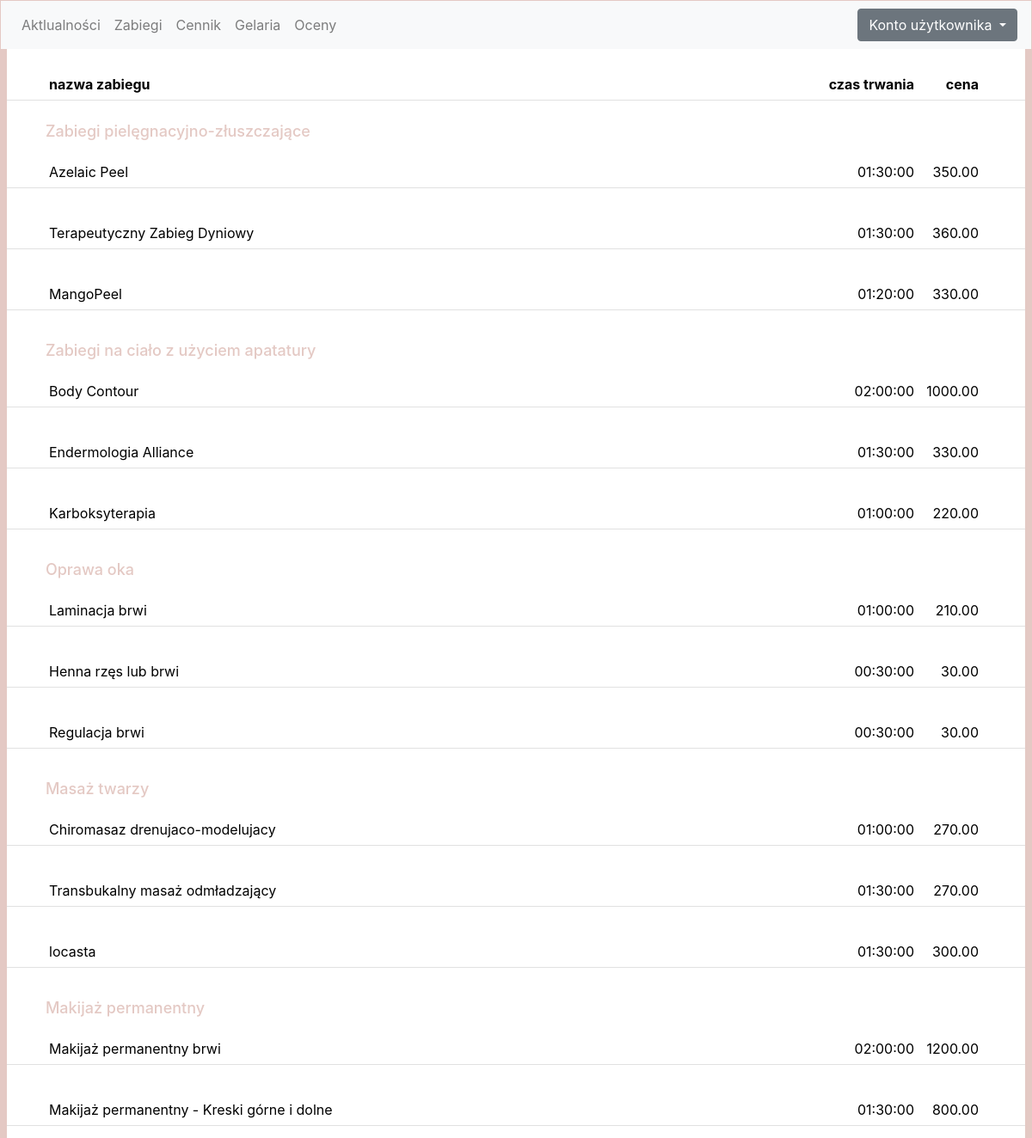
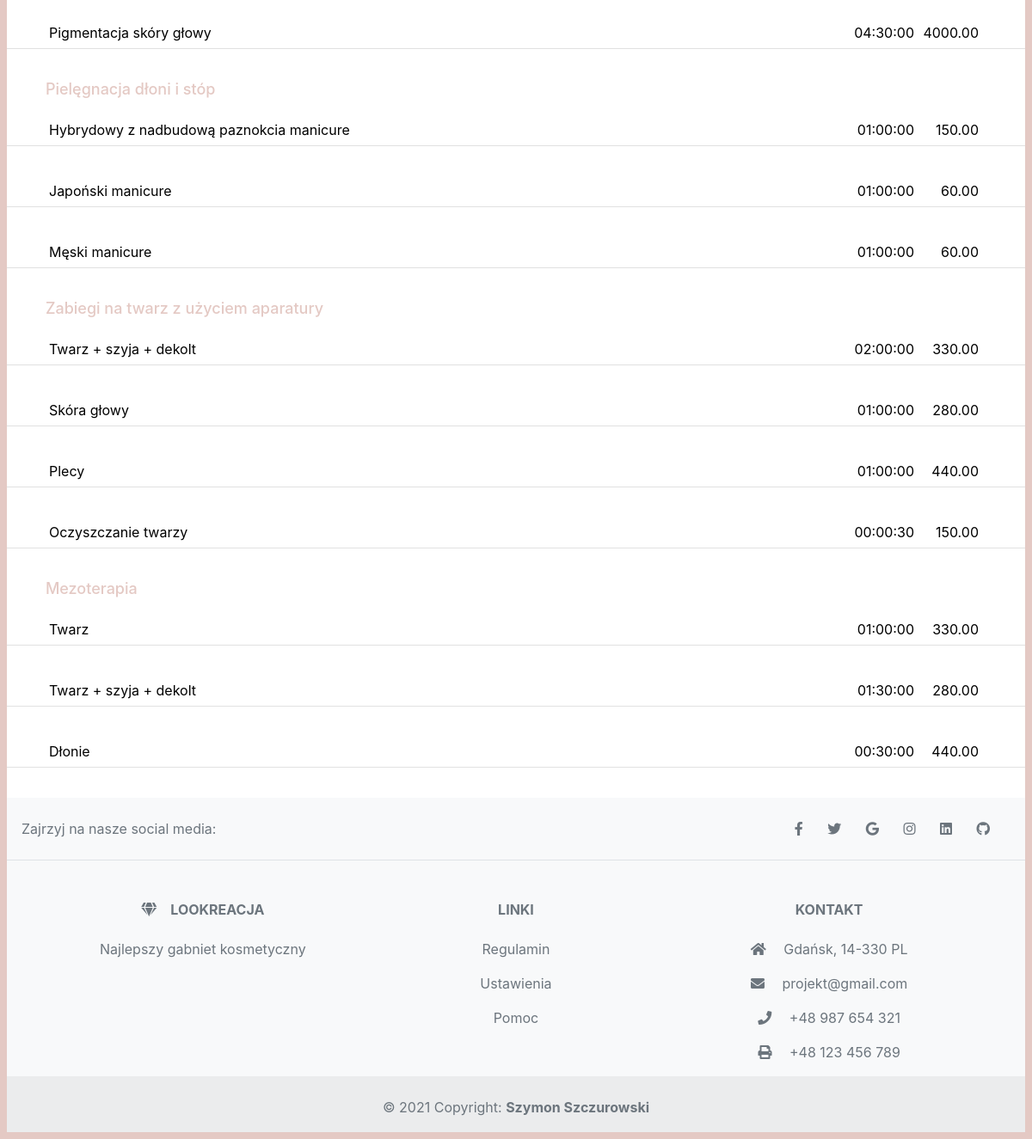
The page /SalonBeauty/cennik.php on the database its author committed (2 pictures, top to bottom).
### tables this page shows
CREATE TABLE `rodzaj` (
  `id` int(11) NOT NULL,
  `nazwa` varchar(50) NOT NULL
);

CREATE TABLE `zabieg` (
  `id` int(11) NOT NULL,
  `nazwa` varchar(50) NOT NULL,
  `cena` decimal(12,2) NOT NULL,
  `czas` time NOT NULL,
  `Rodzaj_id` int(11) NOT NULL
);

### SalonBeauty/databse.php (called while the page is built, shortened)
<?php
class Database{
    protected $server;
    protected $user;
    protected $password;
    protected $db;
    public function __construct(){
        $this->server = "localhost";
        $this->user = "szymon";
        $this->password = "haslo";
        $this->db = "loki2";
    }
    public function get($sql){
        $conn = new mysqli($this->server, $this->user, $this->password , $this->db);
        $result = $conn->query($sql);
        return $result;
    }
}
?>

### SalonBeauty/cennik.php (the view, shortened to what this page needs)
<!DOCTYPE html>
<html lang="pl-PL">
<head>
    <link rel="stylesheet" href="https://cdn.jsdelivr.net/npm/bootstrap@5.0.0-alpha1/dist/css/bootstrap.min.css">
    <link rel="stylesheet" href="https://cdn.jsdelivr.net/npm/bootstrap@4.0.0/dist/css/bootstrap.min.css">
    <link rel="stylesheet" href="style/styles.css">
    <link rel="stylesheet" href="https://use.fontawesome.com/releases/v5.8.1/css/all.css">
    <link rel="stylesheet" href="/style/styl2.css" type="text/css" media="screen">
</head>
<body class="border border border-10 border-secondary rounded  ">
<?php
include ("nav.php");
?>
<br>
<section>
    <div>
        <table class='list-of-tasks''>
        <tbody><tr>
            <td class='task-name'><strong>nazwa zabiegu</strong></td>
            <td class='duration'><strong>czas trwania</strong></td>
            <td class='price'><strong>cena</strong></td>
            <td class='price-sale'></td>
        </tr></tbody>
        </table>
    </div>
</section>;
<?php
function display($row){
    echo "<section class='type-of-treatment'> <span class='slidetoggle-trigger''></span>
                                      <div class='table-and-explication'>
                                         <table class='list-of-tasks''>
                                             <tbody>
                                             <tr>
                                                 <td class='task-name'>".$row["nazwa"]."</td>
                                                 <td class='duration'>".$row["czas"]."</td>
                                                 <td class='price'>".$row["cena"]."</td>
                                                 <td class='price-sale'>"."</td>
                                             </tr></tbody>
                                         </table>
                                     </div>
                                 </section>";
}
function result($result){
    if ($result->num_rows > 0) {
        while($row = $result->fetch_assoc()) {
            echo display($row);
        }
    }
}
include ("databse.php");
$db= new Database();
$sql = "Select id, nazwa FROM rodzaj";
$result = $db ->get($sql);
while($row = $result->fetch_assoc()) {
    $sql = "SELECT nazwa, cena, czas FROM zabieg WHERE Rodzaj_id = ".$row['id'].";";
echo "<h3 style='text-indent: 5%;' class='name-of-treatment' ><a style=' text-decoration: none; color:#e4c9c4; ' href='#'>$row[nazwa]</a></h3>";
    $result1 = $db->get($sql);
    result($result1);
}
?>
</body>
<?php
include("footer.php");
?>
</html>

### SalonBeauty/nav.php (shortened to what this page needs)
<div id="left"></div>
<div id="right"></div>
<div id="bottom"></div>
<nav class="navbar navbar-expand-lg navbar-light bg-light ">
    <div class="collapse navbar-collapse " id="navbarNavDropdown">
        <ul class="navbar-nav">
            <li class="nav-item">
                <a class="nav-link" href="index.php">Aktlualności</a>
            </li>
            <li class="nav-item">
                <a class="nav-link" href="zabiegi.php">Zabiegi</a>
            </li>
            <li class="nav-item">
                <a class="nav-link" href="cennik.php">Cennik</a>
            </li>
            <li class="nav-item">
                <a class="nav-link" href="galeria.php">Gelaria</a>
            </li>
            <li class="nav-item">
                <a class="nav-link" href="./oceny.php">Oceny</a>
            </li>
        </ul>
    </div>
    <div class="btn-group">
        <button type="button" class="btn btn-secondary dropdown-toggle" data-toggle="dropdown" aria-haspopup="true" aria-expanded="false">
            Konto użytkownika
        </button>
    </div>
</nav>

### SalonBeauty/footer.php
<footer class="text-center text-lg-start bg-light text-muted">
    <section class="d-flex justify-content-center justify-content-lg-between p-4 border-bottom">
        <div class="me-5 d-none d-lg-block">
            <span>Zajrzyj na nasze social media:</span>
        </div>
        <div>
            <a href="" class="me-4 text-reset">
                <em class="fab fa-facebook-f"></em>
            </a>
            <a href="" class="me-4 text-reset">
                <em class="fab fa-twitter"></em>
            </a>
            <a href="" class="me-4 text-reset">
                <em class="fab fa-google"></em>
            </a>
            <a href="" class="me-4 text-reset">
                <em class="fab fa-instagram"></em>
            </a>
            <a href="" class="me-4 text-reset">
                <em class="fab fa-linkedin"></em>
            </a>
            <a href="" class="me-4 text-reset">
                <em class="fab fa-github"></em>
            </a>
        </div>
    </section>
    <section>
        <div class="container text-center text-md-start mt-5">
            <div class="row mt-3">
                <div class="col-md-3 col-lg-4 col-xl-3 mx-auto mb-4">
                    <h6 class="text-uppercase fw-bold mb-4">
                        <em class="fas fa-gem me-3"></em>LooKreacja
                    </h6>
                    <p>
                        Najlepszy gabniet kosmetyczny
                    </p>
                </div>
                <div class="col-md-3 col-lg-2 col-xl-2 mx-auto mb-4">
                    <h6 class="text-uppercase fw-bold mb-4">
                        Linki
                    </h6>
                    <p>
                        <a href="#!" class="text-reset">Regulamin</a>
                    </p>
                    <p>
                        <a href="#!" class="text-reset">Ustawienia</a>
                    </p>
                    <p>
                        <a href="#!" class="text-reset">Pomoc</a>
                    </p>
                </div>
                <div class="col-md-4 col-lg-3 col-xl-3 mx-auto mb-md-0 mb-4">
                    <h6 class="text-uppercase fw-bold mb-4">
                        Kontakt
                    </h6>
                    <p><em class="fas fa-home me-3"></em> Gdańsk, 14-330 PL</p>
                    <p>
                        <em class="fas fa-envelope me-3"></em>
                        projekt@gmail.com
                    </p>
                    <p><em class="fas fa-phone me-3"></em> +48 987 654 321</p>
                    <p><em class="fas fa-print me-3"></em> +48 123 456 789</p>
                </div>
            </div>
        </div>
    </section>
    <div class="text-center p-4" style="background-color: rgba(0, 0, 0, 0.05);">
        © 2021 Copyright:
        <a class="text-reset fw-bold" href="#">Szymon Szczurowski</a>
    </div>
</footer>

### SalonBeauty/style/styles.css (style rules this page uses)
body { color: #000000; }
#top, #bottom, #left, #right { background: #e4c9c4; position: fixed; }
#left, #right { top: 0; bottom: 0; width: 8px; }
#left { left: 0; }
#right { right: 0; }
#top, #bottom { left: 0; right: 0; height: 8px; }
#bottom { bottom: 0; }

### SalonBeauty/style/styl2.css (style rules this page uses)
.type-of-treatment .table-and-explication { padding: 0 0 35px 0; }
.list-of-tasks { width: 100%; }
.list-of-tasks tr { display: -webkit-box; display: -ms-flexbox; display: flex; -webkit-box-orient: horizontal; -webkit-box-direction: normal; -ms-flex-flow: row nowrap; flex-flow: row nowrap; line-height: 33px; border-bottom: 1px solid #e1e1e1; }
.list-of-tasks tr .task-name { -webkit-box-flex: 1; -ms-flex: 1; flex: 1; display: block; margin: 0 0 0 55px; position: relative; }
.list-of-tasks tr .duration { -webkit-box-flex: 0; -ms-flex: 0 0 115px; flex: 0 0 115px; display: block; text-align: right; }
.list-of-tasks tr .price { -webkit-box-flex: 0; -ms-flex: 0 0 75px; flex: 0 0 75px; display: block; text-align: right; }
.list-of-tasks tr .price-sale { -webkit-box-flex: 0; -ms-flex: 0 0 60px; flex: 0 0 60px; display: block; color: #dd2f65; text-align: right; }
h3.name-of-treatment { font-size: 18px; line-height: 24px; letter-spacing: 0; margin: 0 160px 18px 0; }

### rows shown on the page
rodzaj: nazwa "Zabiegi pielęgnacyjno-złuszczające"
zabieg: nazwa "Azelaic Peel", czas "01:30:00", cena "350.00"
zabieg: nazwa "Terapeutyczny Zabieg Dyniowy", czas "01:30:00", cena "360.00"
zabieg: nazwa "MangoPeel", czas "01:20:00", cena "330.00"
rodzaj: nazwa "Zabiegi na ciało z użyciem apatatury"
zabieg: nazwa "Body Contour", czas "02:00:00", cena "1000.00"
zabieg: nazwa "Endermologia Alliance", czas "01:30:00", cena "330.00"
zabieg: nazwa "Karboksyterapia", czas "01:00:00", cena "220.00"
rodzaj: nazwa "Oprawa oka"
zabieg: nazwa "Laminacja brwi", czas "01:00:00", cena "210.00"
zabieg: nazwa "Henna rzęs lub brwi", czas "00:30:00", cena "30.00"
zabieg: nazwa "Regulacja brwi", czas "00:30:00", cena "30.00"
rodzaj: nazwa "Masaż twarzy"
zabieg: nazwa "Chiromasaz drenujaco-modelujacy", czas "01:00:00", cena "270.00"
zabieg: nazwa "Transbukalny masaż odmładzający", czas "01:30:00", cena "270.00"
zabieg: nazwa "locasta", czas "01:30:00", cena "300.00"
rodzaj: nazwa "Makijaż permanentny"
zabieg: nazwa "Makijaż permanentny brwi", czas "02:00:00", cena "1200.00"
zabieg: nazwa "Makijaż permanentny - Kreski górne i dolne", czas "01:30:00", cena "800.00"
zabieg: nazwa "Pigmentacja skóry głowy", czas "04:30:00", cena "4000.00"
rodzaj: nazwa "Pielęgnacja dłoni i stóp"
zabieg: nazwa "Hybrydowy z nadbudową paznokcia manicure", czas "01:00:00", cena "150.00"
zabieg: nazwa "Japoński manicure", czas "01:00:00", cena "60.00"
zabieg: nazwa "Męski manicure", czas "01:00:00", cena "60.00"
rodzaj: nazwa "Zabiegi na twarz z użyciem aparatury"
zabieg: nazwa "Twarz + szyja + dekolt", czas "02:00:00", cena "330.00"
zabieg: nazwa "Skóra głowy", czas "01:00:00", cena "280.00"
zabieg: nazwa "Plecy", czas "01:00:00", cena "440.00"
zabieg: nazwa "Oczyszczanie twarzy", czas "00:00:30", cena "150.00"
rodzaj: nazwa "Mezoterapia"
zabieg: nazwa "Twarz", czas "01:00:00", cena "330.00"
zabieg: nazwa "Twarz + szyja + dekolt", czas "01:30:00", cena "280.00"
zabieg: nazwa "Dłonie", czas "00:30:00", cena "440.00"
